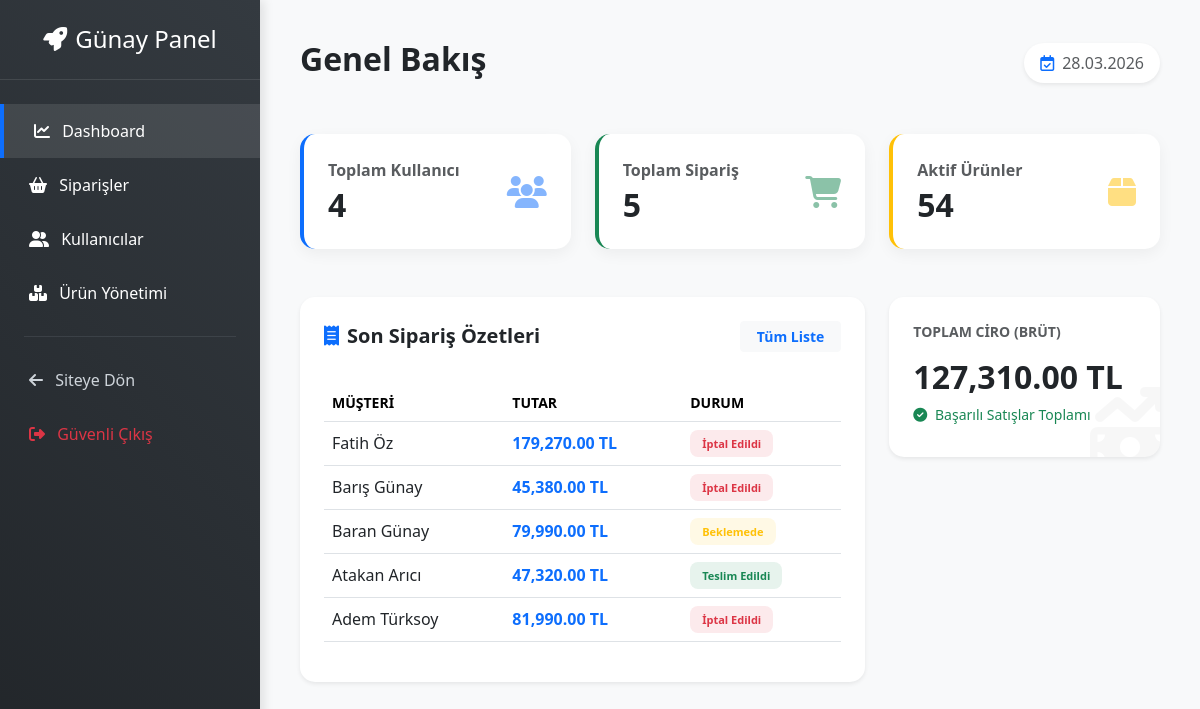
Screenshot of /admin_panel.php (signed in) with the database file from the repository.
### tables this page shows
CREATE TABLE IF NOT EXISTS `siparisler` (
  `id` int NOT NULL AUTO_INCREMENT,
  `user_id` int DEFAULT NULL,
  `order_id` varchar(64) DEFAULT NULL,
  `tarih` datetime DEFAULT NULL,
  `ad` varchar(255) DEFAULT NULL,
  `soyad` varchar(255) DEFAULT NULL,
  `adres` text,
  `sehir` varchar(100) DEFAULT NULL,
  `posta_kodu` varchar(20) DEFAULT NULL,
  `telefon` varchar(50) DEFAULT NULL,
  `payment_method` varchar(50) DEFAULT NULL,
  `toplam` decimal(10,2) DEFAULT NULL,
  `durum` varchar(50) NOT NULL DEFAULT 'Beklemede',
  `items` json DEFAULT NULL,
  PRIMARY KEY (`id`),
  UNIQUE KEY `order_id` (`order_id`)
);

### admin_panel.php (the view, shortened to what this page needs)
<?php
require 'db.php';
$kullanici_sayisi = $db->query("SELECT COUNT(*) FROM kullanicilar")->fetchColumn();
try {
    $siparis_sayisi = $db->query("SELECT COUNT(*) FROM siparisler")->fetchColumn();
    $urun_sayisi = $db->query("SELECT COUNT(*) FROM urunler")->fetchColumn();
} catch (Exception $e) { $siparis_sayisi = 0; $urun_sayisi = 0; }
?>
<!DOCTYPE html>
<html lang="tr">
<head>
    <link href="https://cdn.jsdelivr.net/npm/bootstrap@5.3.3/dist/css/bootstrap.min.css" rel="stylesheet">
</head>
<body>
<div class="sidebar">
    <div class="sidebar-header">
        <h4 class="m-0 text-white"><i class="fa-solid fa-rocket me-2"></i>Günay Panel</h4>
    </div>
    <div class="mt-4">
        <a onclick="showSection('dashboard')" id="link-dashboard" class="active"><i class="fa-solid fa-chart-line me-2"></i> Dashboard</a>
        <a onclick="showSection('siparisler')" id="link-siparisler"><i class="fa-solid fa-shopping-basket me-2"></i> Siparişler</a>
        <a onclick="showSection('kullanicilar')" id="link-kullanicilar"><i class="fa-solid fa-user-group me-2"></i> Kullanıcılar</a>
        <a onclick="showSection('urunler')" id="link-urunler"><i class="fa-solid fa-boxes-stacked me-2"></i> Ürün Yönetimi</a>
        <hr class="mx-4 border-secondary opacity-25">
        <a href="index.php"><i class="fa-solid fa-arrow-left me-2"></i> Siteye Dön</a>
        <a href="logout.php" class="text-danger"><i class="fa-solid fa-sign-out-alt me-2"></i> Güvenli Çıkış</a>
    </div>
</div>
<div class="main-content">
    <div class="d-flex justify-content-between align-items-center mb-5">
        <h2 class="fw-bold text-dark" id="section-title">Genel Bakış</h2>
        <div class="bg-white px-3 py-2 rounded-pill shadow-sm text-muted fw-medium">
            <i class="fa-regular fa-calendar-check me-2 text-primary"></i><?php echo date('d.m.Y'); ?>
        </div>
    </div>
  <div id="dashboard" class="section-content" style="display: block;">
    <div class="row g-4 mb-5">
        <div class="col-md-4">
            <div class="card card-box bg-white p-4 d-flex flex-row align-items-center justify-content-between border-start border-primary border-4">
                <div><p class="text-muted mb-1 fw-bold">Toplam Kullanıcı</p><h2 class="fw-bold mb-0"><?php echo $kullanici_sayisi; ?></h2></div>
                <i class="fa-solid fa-users text-primary fa-2x opacity-50"></i>
            </div>
        </div>
        <div class="col-md-4">
            <div class="card card-box bg-white p-4 d-flex flex-row align-items-center justify-content-between border-start border-success border-4">
                <div><p class="text-muted mb-1 fw-bold">Toplam Sipariş</p><h2 class="fw-bold mb-0"><?php echo $siparis_sayisi; ?></h2></div>
                <i class="fa-solid fa-cart-shopping text-success fa-2x opacity-50"></i>
            </div>
        </div>
        <div class="col-md-4">
            <div class="card card-box bg-white p-4 d-flex flex-row align-items-center justify-content-between border-start border-warning border-4">
                <div><p class="text-muted mb-1 fw-bold">Aktif Ürünler</p><h2 class="fw-bold mb-0"><?php echo $urun_sayisi; ?></h2></div>
                <i class="fa-solid fa-box text-warning fa-2x opacity-50"></i>
            </div>
        </div>
    </div>
    <div class="row">
        <div class="col-lg-8">
            <div class="card card-box bg-white border-0 shadow-sm mb-4">
                <div class="card-header bg-transparent border-0 pt-4 px-4 d-flex justify-content-between align-items-center">
                    <h5 class="fw-bold m-0"><i class="fa-solid fa-receipt me-2 text-primary"></i>Son Sipariş Özetleri</h5>
                    <button onclick="showSection('siparisler')" class="btn btn-sm btn-light text-primary fw-bold px-3">Tüm Liste</button>
                </div>
                <div class="card-body p-4">
                    <div class="table-responsive">
                        <table class="table align-middle">
                            <thead class="small text-muted text-uppercase">
                                <tr><th>Müşteri</th><th>Tutar</th><th>Durum</th></tr>
                            </thead>
                            <tbody>
                                <?php
                                $last_orders = $db->query("SELECT * FROM siparisler ORDER BY id DESC LIMIT 8")->fetchAll(PDO::FETCH_ASSOC);
                                if($last_orders):
                                    foreach($last_orders as $lo):
                                        $c = ($lo['durum'] == 'Teslim Edildi') ? 'success' : (($lo['durum'] == 'İptal Edildi') ? 'danger' : 'warning');
                                ?>
                                <tr>
                                    <td><span class="fw-medium text-dark"><?php echo htmlspecialchars($lo['ad'] . " " . $lo['soyad']); ?></span></td>
                                    <td class="fw-bold text-primary"><?php echo number_format($lo['toplam'],2); ?> TL</td>
                                    <td><span class="badge bg-<?php echo $c; ?> bg-opacity-10 text-<?php echo $c; ?> border-0" style="font-size: 11px;"><?php echo $lo['durum']; ?></span></td>
                                </tr>
                                <?php endforeach; else: ?>
                                    <tr><td colspan="3" class="text-center text-muted py-5">Henüz sipariş bulunmuyor.</td></tr>
                                <?php endif; ?>
                            </tbody>
                        </table>
                    </div>
                </div>
            </div>
        </div>
        <div class="col-lg-4">
            <div class="card card-box bg-white p-4 mb-4 shadow-sm border-0 position-relative overflow-hidden" style="min-height: 160px;">
                <p class="text-muted small fw-bold text-uppercase mb-3">Toplam Ciro (Brüt)</p>
                <?php
                $toplam_ciro = $db->query("SELECT SUM(toplam) FROM siparisler WHERE durum != 'İptal Edildi'")->fetchColumn();
                $toplam_ciro = $toplam_ciro ? $toplam_ciro : 0;
                ?>
                <h2 class="fw-bold text-dark mb-2"><?php echo number_format((float)$toplam_ciro, 2); ?> TL</h2>
                <p class="text-success small mb-0"><i class="fa-solid fa-circle-check me-1"></i> Başarılı Satışlar Toplamı</p>
                <i class="fa-solid fa-money-bill-trend-up position-absolute" style="bottom: -10px; right: -10px; font-size: 80px; color: rgba(0,0,0,0.03);"></i>
            </div>
        </div>
    </div>
</div>
</body>
</html>

### admin_panel.php (style rules this page uses)
:root { --dark-color: #212529; --primary-gradient: linear-gradient(45deg, #212529, #343a40); }
body { background-color: #f8f9fa; font-family: 'Segoe UI', Tahoma, Geneva, Verdana, sans-serif; }
.sidebar { min-height: 100vh; background: var(--primary-gradient); color: white; position: fixed; width: 260px; z-index: 1000; box-shadow: 4px 0 10px rgba(0,0,0,0.1); }
.sidebar-header { padding: 25px; text-align: center; border-bottom: 1px solid rgba(255,255,255,0.1); }
.sidebar a { color: #ced4da; text-decoration: none; display: block; padding: 15px 25px; border-left: 4px solid transparent; transition: all 0.3s; cursor: pointer; font-weight: 500; }
.sidebar a:hover, .sidebar a.active { background: rgba(255,255,255,0.1); color: white; border-left: 4px solid #0d6efd; padding-left: 30px; }
.main-content { margin-left: 260px; padding: 40px; }
.card-box { border-radius: 15px; border: none; transition: all 0.3s ease; box-shadow: 0 5px 15px rgba(0,0,0,0.05); }
.section-content { display: none; animation: fadeIn 0.4s ease-in-out; }
.badge { padding: 8px 12px; border-radius: 8px; font-weight: 600; }

### rows the page displays
siparisler: ad+soyad "Fatih Öz", toplam "179,270.00", durum "İptal Edildi"
siparisler: ad+soyad "Barış Günay", toplam "45,380.00", durum "İptal Edildi"
siparisler: ad+soyad "Baran Günay", toplam "79,990.00", durum "Beklemede"
siparisler: ad+soyad "Atakan Arıcı", toplam "47,320.00", durum "Teslim Edildi"
siparisler: ad+soyad "Adem Türksoy", toplam "81,990.00", durum "İptal Edildi"

### other values shown
$kullanici_sayisi "4"
$siparis_sayisi "5"
$urun_sayisi "54"
$toplam_ciro "127,310.00"
